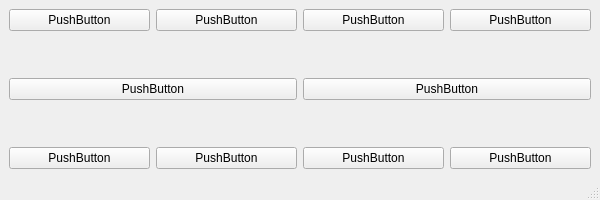
<?xml version="1.0" encoding="UTF-8"?>
<ui version="4.0">
 <class>MainWindow</class>
 <widget class="QMainWindow" name="MainWindow">
  <property name="geometry">
   <rect>
    <x>0</x>
    <y>0</y>
    <width>600</width>
    <height>200</height>
   </rect>
  </property>
  <property name="sizePolicy">
   <sizepolicy hsizetype="Preferred" vsizetype="Preferred">
    <horstretch>0</horstretch>
    <verstretch>0</verstretch>
   </sizepolicy>
  </property>
  <property name="maximumSize">
   <size>
    <width>600</width>
    <height>200</height>
   </size>
  </property>
  <property name="windowTitle">
   <string>MainWindow</string>
  </property>
  <widget class="QWidget" name="centralwidget">
   <layout class="QVBoxLayout" name="verticalLayout">
    <item>
     <layout class="QHBoxLayout" name="horizontalLayout_7">
      <item>
       <layout class="QHBoxLayout" name="horizontalLayout">
        <item>
         <widget class="QPushButton" name="pushButton">
          <property name="text">
           <string>PushButton</string>
          </property>
         </widget>
        </item>
        <item>
         <widget class="QPushButton" name="pushButton_2">
          <property name="text">
           <string>PushButton</string>
          </property>
         </widget>
        </item>
       </layout>
      </item>
      <item>
       <layout class="QHBoxLayout" name="horizontalLayout_2">
        <item>
         <widget class="QPushButton" name="pushButton_3">
          <property name="text">
           <string>PushButton</string>
          </property>
         </widget>
        </item>
        <item>
         <widget class="QPushButton" name="pushButton_5">
          <property name="text">
           <string>PushButton</string>
          </property>
         </widget>
        </item>
       </layout>
      </item>
     </layout>
    </item>
    <item>
     <spacer name="verticalSpacer">
      <property name="orientation">
       <enum>Qt::Vertical</enum>
      </property>
      <property name="sizeHint" stdset="0">
       <size>
        <width>20</width>
        <height>40</height>
       </size>
      </property>
     </spacer>
    </item>
    <item>
     <layout class="QHBoxLayout" name="horizontalLayout_3">
      <item>
       <widget class="QPushButton" name="pushButton_4">
        <property name="text">
         <string>PushButton</string>
        </property>
       </widget>
      </item>
      <item>
       <widget class="QPushButton" name="pushButton_6">
        <property name="text">
         <string>PushButton</string>
        </property>
       </widget>
      </item>
     </layout>
    </item>
    <item>
     <spacer name="verticalSpacer_2">
      <property name="orientation">
       <enum>Qt::Vertical</enum>
      </property>
      <property name="sizeHint" stdset="0">
       <size>
        <width>20</width>
        <height>40</height>
       </size>
      </property>
     </spacer>
    </item>
    <item>
     <layout class="QHBoxLayout" name="horizontalLayout_6">
      <item>
       <layout class="QHBoxLayout" name="horizontalLayout_4">
        <item>
         <widget class="QPushButton" name="pushButton_10">
          <property name="text">
           <string>PushButton</string>
          </property>
         </widget>
        </item>
        <item>
         <widget class="QPushButton" name="pushButton_7">
          <property name="text">
           <string>PushButton</string>
          </property>
         </widget>
        </item>
       </layout>
      </item>
      <item>
       <layout class="QHBoxLayout" name="horizontalLayout_5">
        <item>
         <widget class="QPushButton" name="pushButton_8">
          <property name="text">
           <string>PushButton</string>
          </property>
         </widget>
        </item>
        <item>
         <widget class="QPushButton" name="pushButton_9">
          <property name="text">
           <string>PushButton</string>
          </property>
         </widget>
        </item>
       </layout>
      </item>
     </layout>
    </item>
   </layout>
  </widget>
  <widget class="QMenuBar" name="menubar">
   <property name="geometry">
    <rect>
     <x>0</x>
     <y>0</y>
     <width>600</width>
     <height>23</height>
    </rect>
   </property>
  </widget>
  <widget class="QStatusBar" name="statusbar"/>
 </widget>
 <resources/>
 <connections/>
</ui>
